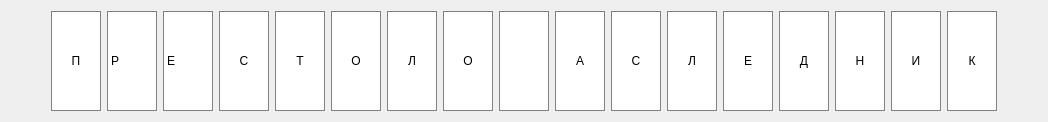
         <widget class="QWidget" name="widget_lettersBoard" native="true">
          <layout class="QHBoxLayout" name="horizontalLayout_word">
           <item>
            <spacer name="horizontalSpacer">
             <property name="orientation">
              <enum>Qt::Horizontal</enum>
             </property>
             <property name="sizeHint" stdset="0">
              <size>
               <width>40</width>
               <height>20</height>
              </size>
             </property>
            </spacer>
           </item>
           <item>
            <widget class="QLabel" name="w1">
             <property name="sizePolicy">
              <sizepolicy hsizetype="Fixed" vsizetype="Fixed">
               <horstretch>0</horstretch>
               <verstretch>0</verstretch>
              </sizepolicy>
             </property>
             <property name="minimumSize">
              <size>
               <width>50</width>
               <height>100</height>
              </size>
             </property>
             <property name="maximumSize">
              <size>
               <width>50</width>
               <height>100</height>
              </size>
             </property>
             <property name="styleSheet">
              <string notr="true">width: 50px;
height: 150px;
text-align: center;
background-color: rgb(255, 255, 255);
border: 1px gray;
border-style: solid;
font: 75 36pt &quot;MS Shell Dlg 2&quot;;</string>
             </property>
             <property name="text">
              <string>П</string>
             </property>
             <property name="alignment">
              <set>Qt::AlignCenter</set>
             </property>
            </widget>
           </item>
           <item>
            <widget class="QLabel" name="w2">
             <property name="sizePolicy">
              <sizepolicy hsizetype="Fixed" vsizetype="Fixed">
               <horstretch>0</horstretch>
               <verstretch>0</verstretch>
              </sizepolicy>
             </property>
             <property name="minimumSize">
              <size>
               <width>50</width>
               <height>100</height>
              </size>
             </property>
             <property name="maximumSize">
              <size>
               <width>50</width>
               <height>100</height>
              </size>
             </property>
             <property name="styleSheet">
              <string notr="true">width: 50px;
height: 150px;
background-color: rgb(255, 255, 255);
border: 1px gray;
border-style: solid;
font: 75 36pt &quot;MS Shell Dlg 2&quot;;</string>
             </property>
             <property name="text">
              <string>Р</string>
             </property>
            </widget>
           </item>
           <item>
            <widget class="QLabel" name="w3">
             <property name="sizePolicy">
              <sizepolicy hsizetype="Fixed" vsizetype="Fixed">
               <horstretch>0</horstretch>
               <verstretch>0</verstretch>
              </sizepolicy>
             </property>
             <property name="minimumSize">
              <size>
               <width>50</width>
               <height>100</height>
              </size>
             </property>
             <property name="maximumSize">
              <size>
               <width>50</width>
               <height>100</height>
              </size>
             </property>
             <property name="styleSheet">
              <string notr="true">width: 50px;
height: 150px;
background-color: rgb(255, 255, 255);
border: 1px gray;
border-style: solid;
font: 75 36pt &quot;MS Shell Dlg 2&quot;;</string>
             </property>
             <property name="text">
              <string>Е</string>
             </property>
            </widget>
           </item>
           <item>
            <widget class="QLabel" name="w4">
             <property name="sizePolicy">
              <sizepolicy hsizetype="Fixed" vsizetype="Fixed">
               <horstretch>0</horstretch>
               <verstretch>0</verstretch>
              </sizepolicy>
             </property>
             <property name="minimumSize">
              <size>
               <width>50</width>
               <height>100</height>
              </size>
             </property>
             <property name="maximumSize">
              <size>
               <width>50</width>
               <height>100</height>
              </size>
             </property>
             <property name="styleSheet">
              <string notr="true">width: 50px;
height: 150px;
text-align: center;
background-color: rgb(255, 255, 255);
border: 1px gray;
border-style: solid;
font: 75 36pt &quot;MS Shell Dlg 2&quot;;</string>
             </property>
             <property name="text">
              <string>С</string>
             </property>
             <property name="alignment">
              <set>Qt::AlignCenter</set>
             </property>
            </widget>
           </item>
           <item>
            <widget class="QLabel" name="w5">
             <property name="sizePolicy">
              <sizepolicy hsizetype="Fixed" vsizetype="Fixed">
               <horstretch>0</horstretch>
               <verstretch>0</verstretch>
              </sizepolicy>
             </property>
             <property name="minimumSize">
              <size>
               <width>50</width>
               <height>100</height>
              </size>
             </property>
             <property name="maximumSize">
              <size>
               <width>50</width>
               <height>100</height>
              </size>
             </property>
             <property name="styleSheet">
              <string notr="true">width: 50px;
height: 150px;
background-color: rgb(255, 255, 255);
border: 1px gray;
border-style: solid;
font: 75 36pt &quot;MS Shell Dlg 2&quot;;</string>
             </property>
             <property name="text">
              <string>Т</string>
             </property>
             <property name="alignment">
              <set>Qt::AlignCenter</set>
             </property>
            </widget>
           </item>
           <item>
            <widget class="QLabel" name="w6">
             <property name="sizePolicy">
              <sizepolicy hsizetype="Fixed" vsizetype="Fixed">
               <horstretch>0</horstretch>
               <verstretch>0</verstretch>
              </sizepolicy>
             </property>
             <property name="minimumSize">
              <size>
               <width>50</width>
               <height>100</height>
              </size>
             </property>
             <property name="maximumSize">
              <size>
               <width>50</width>
               <height>100</height>
              </size>
             </property>
             <property name="styleSheet">
              <string notr="true">width: 50px;
height: 150px;
background-color: rgb(255, 255, 255);
border: 1px gray;
border-style: solid;
font: 75 36pt &quot;MS Shell Dlg 2&quot;;</string>
             </property>
             <property name="text">
              <string>О</string>
             </property>
             <property name="alignment">
              <set>Qt::AlignCenter</set>
             </property>
            </widget>
           </item>
           <item>
            <widget class="QLabel" name="w7">
             <property name="sizePolicy">
              <sizepolicy hsizetype="Fixed" vsizetype="Fixed">
               <horstretch>0</horstretch>
               <verstretch>0</verstretch>
              </sizepolicy>
             </property>
             <property name="minimumSize">
              <size>
               <width>50</width>
               <height>100</height>
              </size>
             </property>
             <property name="maximumSize">
              <size>
               <width>50</width>
               <height>100</height>
              </size>
             </property>
             <property name="styleSheet">
              <string notr="true">width: 50px;
height: 150px;
background-color: rgb(255, 255, 255);
border: 1px gray;
border-style: solid;
font: 75 36pt &quot;MS Shell Dlg 2&quot;;</string>
             </property>
             <property name="text">
              <string>Л</string>
             </property>
             <property name="alignment">
              <set>Qt::AlignCenter</set>
             </property>
            </widget>
           </item>
           <item>
            <widget class="QLabel" name="w8">
             <property name="sizePolicy">
              <sizepolicy hsizetype="Fixed" vsizetype="Fixed">
               <horstretch>0</horstretch>
               <verstretch>0</verstretch>
              </sizepolicy>
             </property>
             <property name="minimumSize">
              <size>
               <width>50</width>
               <height>100</height>
              </size>
             </property>
             <property name="maximumSize">
              <size>
               <width>50</width>
               <height>100</height>
              </size>
             </property>
             <property name="styleSheet">
              <string notr="true">width: 50px;
height: 150px;
background-color: rgb(255, 255, 255);
border: 1px gray;
border-style: solid;
font: 75 36pt &quot;MS Shell Dlg 2&quot;;</string>
             </property>
             <property name="text">
              <string>О</string>
             </property>
             <property name="alignment">
              <set>Qt::AlignCenter</set>
             </property>
            </widget>
           </item>
           <item>
            <widget class="QLabel" name="w9">
             <property name="sizePolicy">
              <sizepolicy hsizetype="Fixed" vsizetype="Fixed">
               <horstretch>0</horstretch>
               <verstretch>0</verstretch>
              </sizepolicy>
             </property>
             <property name="minimumSize">
              <size>
               <width>50</width>
               <height>100</height>
              </size>
             </property>
             <property name="maximumSize">
              <size>
               <width>50</width>
               <height>100</height>
              </size>
             </property>
             <property name="styleSheet">
              <string notr="true">width: 50px;
height: 150px;
background-color: rgb(255, 255, 255);
border: 1px gray;
border-style: solid;
font: 75 36pt &quot;MS Shell Dlg 2&quot;;</string>
             </property>
             <property name="text">
              <string/>
             </property>
             <property name="alignment">
              <set>Qt::AlignCenter</set>
             </property>
            </widget>
           </item>
           <item>
            <widget class="QLabel" name="w10">
             <property name="sizePolicy">
              <sizepolicy hsizetype="Fixed" vsizetype="Fixed">
               <horstretch>0</horstretch>
               <verstretch>0</verstretch>
              </sizepolicy>
             </property>
             <property name="minimumSize">
              <size>
               <width>50</width>
               <height>100</height>
              </size>
             </property>
             <property name="maximumSize">
              <size>
               <width>50</width>
               <height>100</height>
              </size>
             </property>
             <property name="styleSheet">
              <string notr="true">width: 50px;
height: 150px;
background-color: rgb(255, 255, 255);
border: 1px gray;
border-style: solid;
font: 75 36pt &quot;MS Shell Dlg 2&quot;;</string>
             </property>
             <property name="text">
              <string>А</string>
             </property>
             <property name="alignment">
              <set>Qt::AlignCenter</set>
             </property>
            </widget>
           </item>
           <item>
            <widget class="QLabel" name="w11">
             <property name="sizePolicy">
              <sizepolicy hsizetype="Fixed" vsizetype="Fixed">
               <horstretch>0</horstretch>
               <verstretch>0</verstretch>
              </sizepolicy>
             </property>
             <property name="minimumSize">
              <size>
               <width>50</width>
               <height>100</height>
              </size>
             </property>
             <property name="maximumSize">
              <size>
               <width>50</width>
               <height>100</height>
              </size>
             </property>
             <property name="styleSheet">
              <string notr="true">width: 50px;
height: 150px;
background-color: rgb(255, 255, 255);
border: 1px gray;
border-style: solid;
font: 75 36pt &quot;MS Shell Dlg 2&quot;;</string>
             </property>
             <property name="text">
              <string>С</string>
             </property>
             <property name="alignment">
              <set>Qt::AlignCenter</set>
             </property>
            </widget>
           </item>
           <item>
            <widget class="QLabel" name="w12">
             <property name="sizePolicy">
              <sizepolicy hsizetype="Fixed" vsizetype="Fixed">
               <horstretch>0</horstretch>
               <verstretch>0</verstretch>
              </sizepolicy>
             </property>
             <property name="minimumSize">
              <size>
               <width>50</width>
               <height>100</height>
              </size>
             </property>
             <property name="maximumSize">
              <size>
               <width>50</width>
               <height>100</height>
              </size>
             </property>
             <property name="styleSheet">
              <string notr="true">width: 50px;
height: 150px;
background-color: rgb(255, 255, 255);
border: 1px gray;
border-style: solid;
font: 75 36pt &quot;MS Shell Dlg 2&quot;;</string>
             </property>
             <property name="text">
              <string>Л</string>
             </property>
             <property name="alignment">
              <set>Qt::AlignCenter</set>
             </property>
            </widget>
           </item>
           <item>
            <widget class="QLabel" name="w13">
             <property name="sizePolicy">
              <sizepolicy hsizetype="Fixed" vsizetype="Fixed">
               <horstretch>0</horstretch>
               <verstretch>0</verstretch>
              </sizepolicy>
             </property>
             <property name="minimumSize">
              <size>
               <width>50</width>
               <height>100</height>
              </size>
             </property>
             <property name="maximumSize">
              <size>
               <width>50</width>
               <height>100</height>
              </size>
             </property>
             <property name="styleSheet">
              <string notr="true">width: 50px;
height: 150px;
background-color: rgb(255, 255, 255);
border: 1px gray;
border-style: solid;
font: 75 36pt &quot;MS Shell Dlg 2&quot;;</string>
             </property>
             <property name="text">
              <string>Е</string>
             </property>
             <property name="alignment">
              <set>Qt::AlignCenter</set>
             </property>
            </widget>
           </item>
           <item>
            <widget class="QLabel" name="w14">
             <property name="sizePolicy">
              <sizepolicy hsizetype="Fixed" vsizetype="Fixed">
               <horstretch>0</horstretch>
               <verstretch>0</verstretch>
              </sizepolicy>
             </property>
             <property name="minimumSize">
              <size>
               <width>50</width>
               <height>100</height>
              </size>
             </property>
             <property name="maximumSize">
              <size>
               <width>50</width>
               <height>100</height>
              </size>
             </property>
             <property name="styleSheet">
              <string notr="true">width: 50px;
height: 150px;
background-color: rgb(255, 255, 255);
border: 1px gray;
border-style: solid;
font: 75 36pt &quot;MS Shell Dlg 2&quot;;</string>
             </property>
             <property name="text">
              <string>Д</string>
             </property>
             <property name="alignment">
              <set>Qt::AlignCenter</set>
             </property>
            </widget>
           </item>
           <item>
            <widget class="QLabel" name="w15">
             <property name="sizePolicy">
              <sizepolicy hsizetype="Fixed" vsizetype="Fixed">
               <horstretch>0</horstretch>
               <verstretch>0</verstretch>
              </sizepolicy>
             </property>
             <property name="minimumSize">
              <size>
               <width>50</width>
               <height>100</height>
              </size>
             </property>
             <property name="maximumSize">
              <size>
               <width>50</width>
               <height>100</height>
              </size>
             </property>
             <property name="styleSheet">
              <string notr="true">width: 50px;
height: 150px;
background-color: rgb(255, 255, 255);
border: 1px gray;
border-style: solid;
font: 75 36pt &quot;MS Shell Dlg 2&quot;;</string>
             </property>
             <property name="text">
              <string>Н</string>
             </property>
             <property name="alignment">
              <set>Qt::AlignCenter</set>
             </property>
            </widget>
           </item>
           <item>
            <widget class="QLabel" name="w16">
             <property name="sizePolicy">
              <sizepolicy hsizetype="Fixed" vsizetype="Fixed">
               <horstretch>0</horstretch>
               <verstretch>0</verstretch>
              </sizepolicy>
             </property>
             <property name="minimumSize">
              <size>
               <width>50</width>
               <height>100</height>
              </size>
             </property>
             <property name="maximumSize">
              <size>
               <width>50</width>
               <height>100</height>
              </size>
             </property>
             <property name="styleSheet">
              <string notr="true">width: 50px;
height: 150px;
background-color: rgb(255, 255, 255);
border: 1px gray;
border-style: solid;
font: 75 36pt &quot;MS Shell Dlg 2&quot;;</string>
             </property>
             <property name="text">
              <string>И</string>
             </property>
             <property name="alignment">
              <set>Qt::AlignCenter</set>
             </property>
            </widget>
           </item>
           <item>
            <widget class="QLabel" name="w17">
             <property name="sizePolicy">
              <sizepolicy hsizetype="Fixed" vsizetype="Fixed">
               <horstretch>0</horstretch>
               <verstretch>0</verstretch>
              </sizepolicy>
             </property>
             <property name="minimumSize">
              <size>
               <width>50</width>
               <height>100</height>
              </size>
             </property>
             <property name="maximumSize">
              <size>
               <width>50</width>
               <height>100</height>
              </size>
             </property>
             <property name="styleSheet">
              <string notr="true">width: 50px;
height: 150px;
background-color: rgb(255, 255, 255);
border: 1px gray;
border-style: solid;
font: 75 36pt &quot;MS Shell Dlg 2&quot;;</string>
             </property>
             <property name="text">
              <string>К</string>
             </property>
             <property name="alignment">
              <set>Qt::AlignCenter</set>
             </property>
            </widget>
           </item>
           <item>
            <spacer name="horizontalSpacer_2">
             <property name="orientation">
              <enum>Qt::Horizontal</enum>
             </property>
             <property name="sizeHint" stdset="0">
              <size>
               <width>40</width>
               <height>20</height>
              </size>
             </property>
            </spacer>
           </item>
          </layout>
         </widget>
